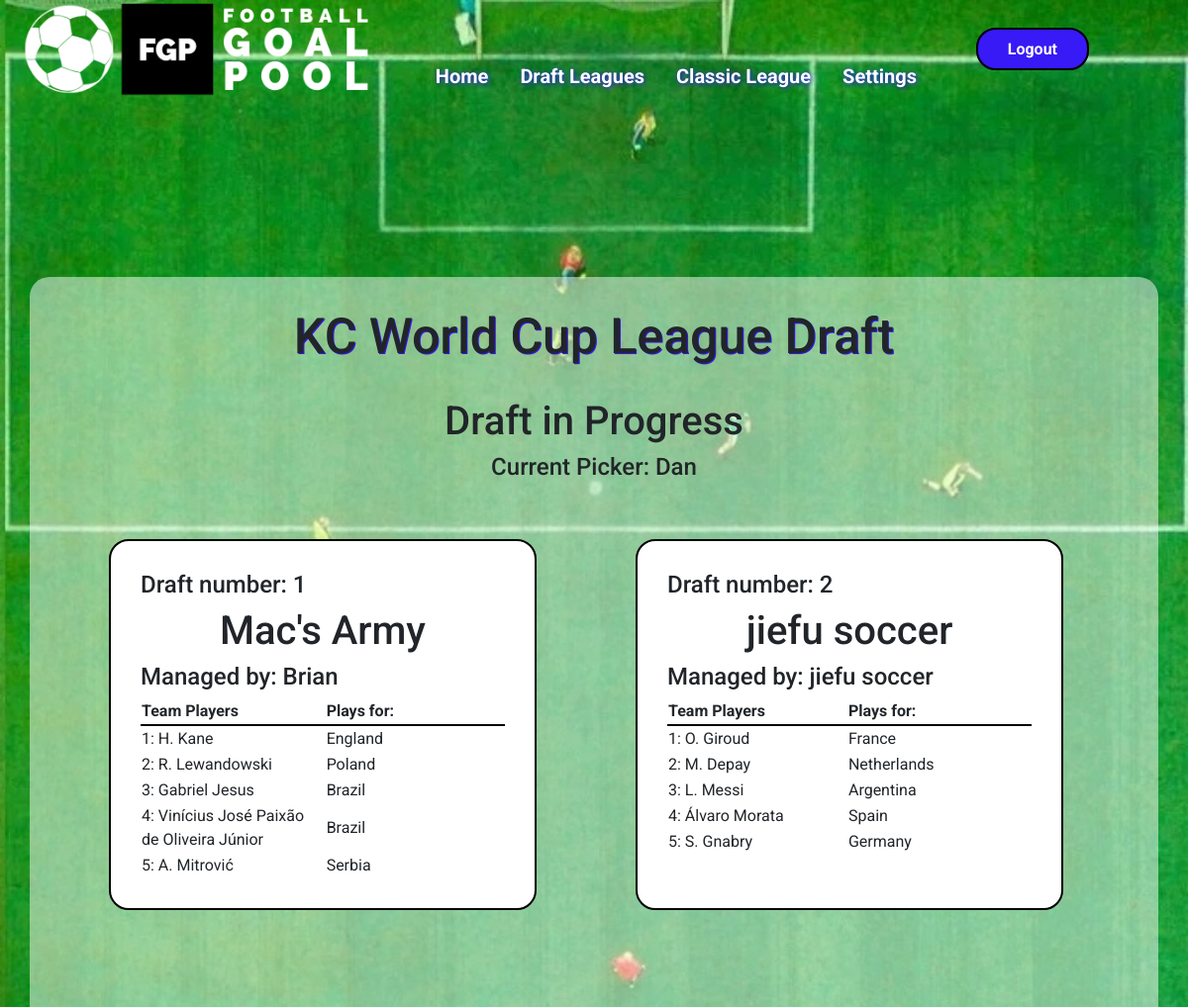
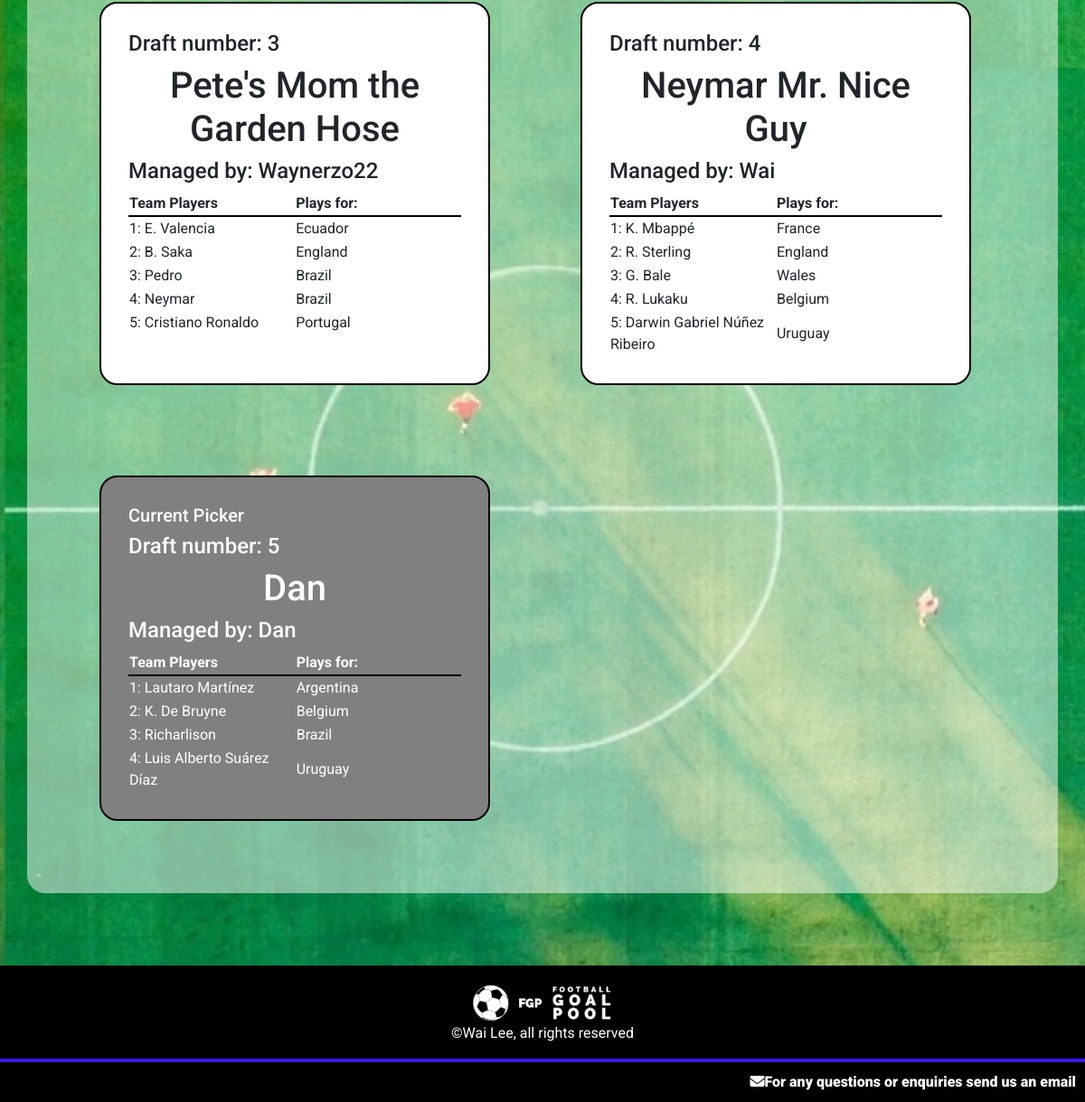
The app's page /draft/ (signed in) with its own data (2 pictures, top to bottom).
### goalpoolapp/models.py (models this page shows, shortened)
class League(models.Model):
    teamlimit = models.IntegerField()
    leaguename = models.CharField(max_length=64)
    leaguecode = models.CharField(max_length = 10, blank=True, null=True)
    teamplayerslimit = models.IntegerField()
    transfersActivated = models.BooleanField(default=False)
    transfersAllowed = models.BooleanField(default=False)
    duplicatePlayersAllowed = models.BooleanField()
    admin = models.ForeignKey(User, on_delete=models.CASCADE, related_name="administratedleague")
    draftcomplete = models.BooleanField(default=False)
    draftstarted = models.BooleanField(default=False)
    draftposition = models.IntegerField(default=1)
    draftdecending = models.BooleanField(default=False)

class User(AbstractUser):
    emailpermission = models.BooleanField(null=True)

class Team(models.Model):
    manager = models.ForeignKey(User, on_delete=models.CASCADE, related_name="managedteams")
    league = models.ForeignKey(League, on_delete=models.CASCADE, related_name="leagueteams")
    players = models.ManyToManyField(Player, related_name="teams", blank=True)
    provisionalplayers = models.ManyToManyField(Player, related_name="provisionalteams", blank=True)
    rank = models.IntegerField(default=1)
    teamname = models.CharField(max_length=64)
    totalgoals = models.IntegerField(default=0)
    draftnumber = models.IntegerField(blank=True, null=True)

class Player(models.Model):
    playercode = models.IntegerField()
    leagues = models.ManyToManyField(League, related_name="leagueplayers", blank=True)
    nickname = models.CharField(max_length=64)
    goals = models.IntegerField(default=0)
    country = models.ForeignKey(Country, on_delete=models.CASCADE, related_name="players")
    currentweekgoals = models.IntegerField(default=0)
    position = models.CharField(max_length=12)
    pic = models.CharField(max_length=100)

class Country(models.Model):
    countryname = models.CharField(max_length=20)
    countrypic = models.CharField(max_length=100)
    countryid = models.IntegerField()

### goalpoolapp/views.py (the view)
# urls.py: path('draft/', views.draft, name='draft'),
@login_required
def draft(request, leagueid=None):
    userteams = Team.objects.filter(manager=request.user)
    if leagueid != None:
        leagueslist = League.objects.filter(id=leagueid)
    else:
        leagueslist = League.objects.filter(leagueteams__in=userteams)
    leagueslist = leagueslist.exclude(id=19)
    leagues = Paginator(leagueslist, 1)
    page = request.GET.get('page')
    league = leagues.get_page(page)
    picker = None
    try:
        teams = league[0].leagueteams.all()
        playercheck = 0
        for team in teams:
            if team.players.count() == league[0].teamplayerslimit:
                playercheck += 1
        if playercheck == league[0].leagueteams.count():
            league[0].draftcomplete = True
            league[0].save()
        for team in league[0].leagueteams.all():
            if team.draftnumber == league[0].draftposition:
                picker = team.manager
    except:
        pass
    return render(request, 'goalpoolapp/draft.html', {
        "picker": picker,
        "leaguepage": league,
        "leagues": leagues,
    })

### goalpoolapp/templates/goalpoolapp/draft.html (shortened to what this page needs)
{% extends "goalpoolapp/layout.html" %}
{% load static %}
{% block body %}
<div id="main-page-content-container">
    <div id="main-page-content">
        {% for league in leaguepage %}
            <h2>{{ league.leaguename }} Draft</h2>
            <br>
            {% if league.draftstarted == True and league.draftcomplete == False %}
                <h3>Draft in Progress</h3>
                <h4>Current Picker: {{ picker }}</h4>
                <div id="teamscontainer">
                    {% for team in league.leagueteams.all|dictsort:"draftnumber" %}
                        <div
                        {% if team.manager == picker %}
                        class="pickercontainer"
                        {% else %}
                        class="teamcontainer"
                        {% endif %}
                        >
                        {% if team.manager == picker %}
                            <h5>Current Picker</h5>
                        {% endif %}
                        <h4>Draft number: {{ team.draftnumber }}</h4>
                        <h3>{{ team.teamname }}</h3>
                        <h4>Managed by: {{ team.manager }}</h4>
                            <table>
                                <tr>
                                    <th class="draftheader">Team Players</th>
                                    <th class="draftheader">Plays for:</th>
                                </tr>
                                {% for player in team.players.all %}
                                <tr>
                                    <td>{{ forloop.counter }}: {{ player.nickname }}</td>
                                    <td>{{ player.country.countryname }}</td>
                                </tr>
                                {% endfor %}
                            </table>
                        </div>
                    {% endfor %}
                </div>
            {% endif %}
        {% endfor %}
    </div>
</div>
{% endblock %}

### goalpoolapp/static/goalpoolapp/styles.css (style rules this page uses)
* { font-family: 'Roboto', sans-serif; }
h2 { font-size: 50px; text-shadow: 1px 1px #371af5; text-align: center; }
h3 { font-size: 40px; text-align: center; }
body { min-height: 100vh; display: flex; flex-direction: column; }
th { width: 20%; border-bottom: solid black 2px; }
tr { height: 20px; }
#main-page-content-container { display: flex; flex-direction: column; align-items: center; padding: 30px; }
#main-page-content { max-width: 1200px; background-color: #FFFFFF80; display: flex; flex-direction: column; align-items: center; padding: 30px; margin-top: 250px; border-radius: 20px; }
#teamscontainer { display: flex; flex-flow: row wrap; }
.teamcontainer { margin: 50px; border: solid black 2px; border-radius: 20px; padding: 30px; background-color: white; width: 40%; }
.draftheader { width: 200px; }
.pickercontainer { margin: 50px; border: solid black 2px; border-radius: 20px; padding: 30px; background-color: gray; color: white; width: 40%; }

### records on screen
League: leaguename "KC World Cup League"
User: username "Dan"
Team: draftnumber "1", teamname "Mac's Army", manager "Brian"
Player: nickname "H. Kane", country.countryname "England"
Player: nickname "R. Lewandowski", country.countryname "Poland"
Player: nickname "Gabriel Jesus", country.countryname "Brazil"
Player: nickname "Vinícius José Paixão de Oliveira Júnior", country.countryname "Brazil"
Player: nickname "A. Mitrović", country.countryname "Serbia"
Team: draftnumber "2", teamname "jiefu soccer", manager "jiefu soccer"
Player: nickname "O. Giroud", country.countryname "France"
Player: nickname "M. Depay", country.countryname "Netherlands"
Player: nickname "L. Messi", country.countryname "Argentina"
Player: nickname "Álvaro Morata", country.countryname "Spain"
Player: nickname "S. Gnabry", country.countryname "Germany"
Team: draftnumber "3", teamname "Pete's Mom the Garden Hose", manager "Waynerzo22"
Player: nickname "E. Valencia", country.countryname "Ecuador"
Player: nickname "B. Saka", country.countryname "England"
Player: nickname "Pedro", country.countryname "Brazil"
Player: nickname "Neymar", country.countryname "Brazil"
Player: nickname "Cristiano Ronaldo", country.countryname "Portugal"
Team: draftnumber "4", teamname "Neymar Mr. Nice Guy", manager "Wai"
Player: nickname "K. Mbappé", country.countryname "France"
Player: nickname "R. Sterling", country.countryname "England"
Player: nickname "G. Bale", country.countryname "Wales"
Player: nickname "R. Lukaku", country.countryname "Belgium"
Player: nickname "Darwin Gabriel Núñez Ribeiro", country.countryname "Uruguay"
Team: shows "Current Picker", draftnumber "5", teamname "Dan", manager "Dan"
Player: nickname "Lautaro Martínez", country.countryname "Argentina"
Player: nickname "K. De Bruyne", country.countryname "Belgium"
Player: nickname "Richarlison", country.countryname "Brazil"
Player: nickname "Luis Alberto Suárez Díaz", country.countryname "Uruguay"
